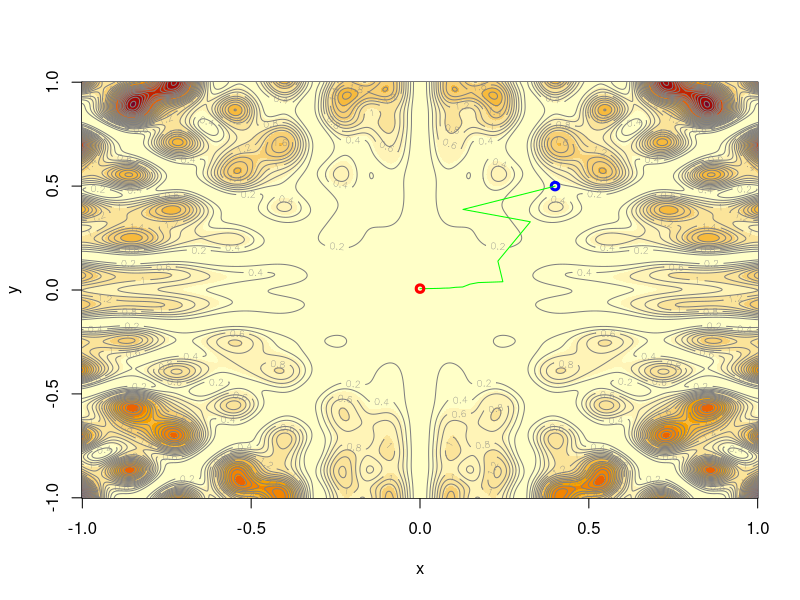

Source code (R):
library(numDeriv)                           

# Mostramos un mapa del dominio de h(x,y)
h = function(x, y)  (x*sin(20*y) + y*sin(20*x))^2*cosh(sin(10*x)*x)+ (x*cos(10*y) - y*sin(10*x))^2*cosh(cos(20*y)*y)
a = 1
x = seq(from=-a, to=a, length.out=1000)
y = seq(from=-a, to=a, length.out=1000)
z = outer(x, y, h)

# Tomamos nuestra estimación inicial
theta_0 = c(0.4, 0.5)
alfa = 0.1
# Número de iteraciones
k = 150

f = function(x)  (x[1]*sin(20*x[2]) + x[2]*sin(20*x[1]))^2*cosh(sin(10*x[1])*x[1])+ (x[1]*cos(10*x[2]) - x[2]*sin(10*x[1]))^2*cosh(cos(20*x[2])*x[2])


thetas = matrix(NA, ncol=2, nrow=k+1)      
colnames(thetas) = c('x', 'y')
thetas[1, ] = theta_0                      

for (i in 2:(k+1))
  thetas[i, ] = thetas[i-1, ] - alfa * grad(func=f, x=thetas[i-1, ])

image(x=x, y=y, z=z)
contour(x=x, y=y, z=z, add=TRUE, nlevels=40, col=gray(0.5))
points(theta_0[1],theta_0[2],col='blue',lwd = 3)
points(thetas[,1],thetas[,2],col='green',type='l')
points(thetas[k,1],thetas[k,2],col='red',lwd = 3)
